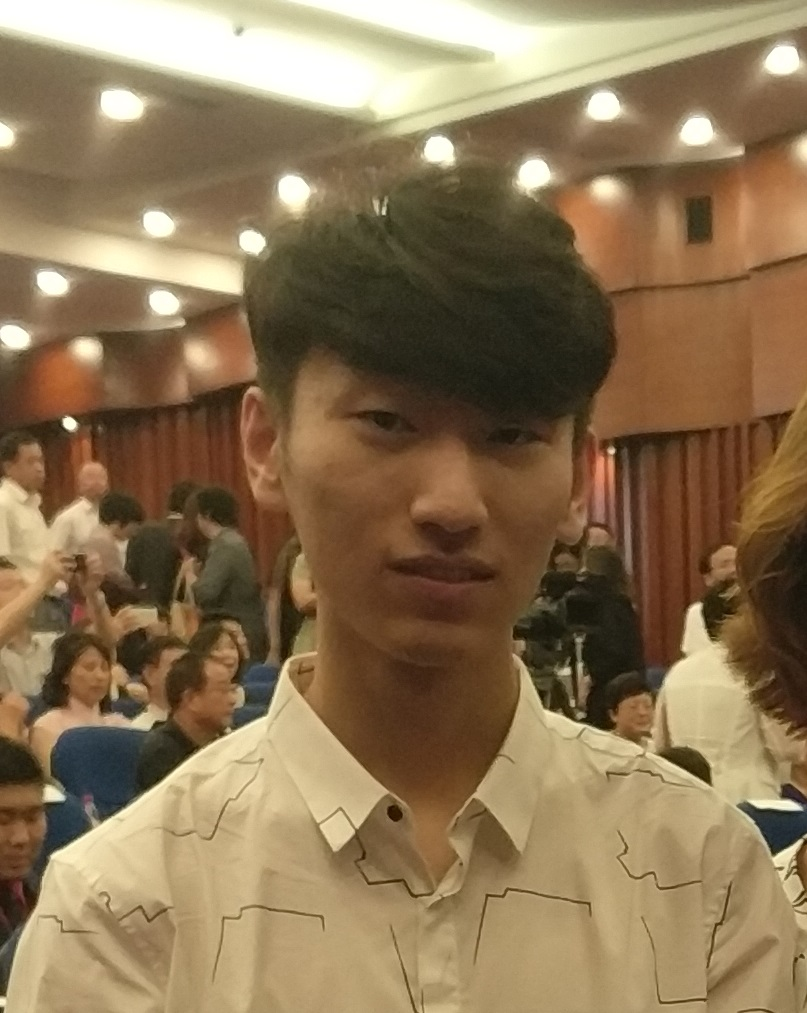
#> input picture img_sample/Headshot.jpg, 807 x 1013 px, found by its file name
$ python contour_tracing_eg.py
#> lines starting #> are read from the running program, lines starting #| are printed output that depends on the picture; after the words box and inside, x2 and y2 are one past the last pixel; in counts of white or black regions, pixels touching at a corner belong together
from sklearn.cluster import KMeans
import matplotlib.pyplot as plt
from skimage import measure
import numpy as np
import imageio
pic = imageio.imread('D:/UMD/Career/Research Assistant/Segmentation by Logic/Code/img_sample/Headshot.jpg')
#> pic is the input picture: shape (1013, 807, 3); mean R, G, B 139.6, 116.5, 84.7
# pic = imageio.imread('img_sample/Headshot.jpg')
h, w = pic.shape[:2]
#> h = 1013; w = 807
im_small_long = pic.reshape((h * w, 3))
im_small_wide = im_small_long.reshape((h, w, 3))
km = KMeans(n_clusters=2)
km.fit(im_small_long)
seg = np.asarray([(1 if i == 1 else 0)
                  for i in km.labels_]).reshape((h,w))
contours = measure.find_contours(seg, 0.5, fully_connected="high")
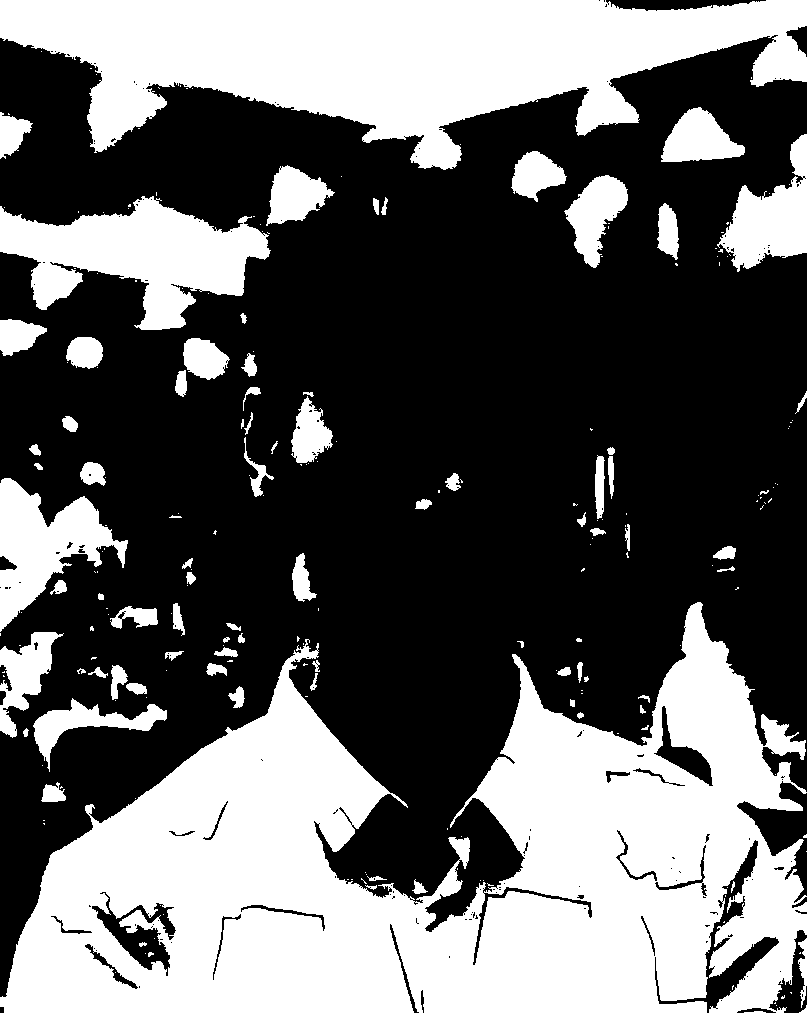
#> seg: shape (1013, 807) int64; values 0 (black) and 1 (white), 39.3% white; 232 white regions (146 under 20 px), largest, box (x1, y1, x2, y2) and area: (0, 602, 807, 1013) 179168, (0, 0, 807, 170) 77041, (0, 196, 271, 330) 18680
simplified_contours = [measure.approximate_polygon(c, tolerance=5)
                       for c in contours]
plt.figure(figsize=(5, 10))
for n, contour in enumerate(simplified_contours):
    plt.plot(contour[:, 1], contour[:, 0], linewidth=2)
plt.ylim(h, 0)
plt.axes().set_aspect('equal')
plt.show()
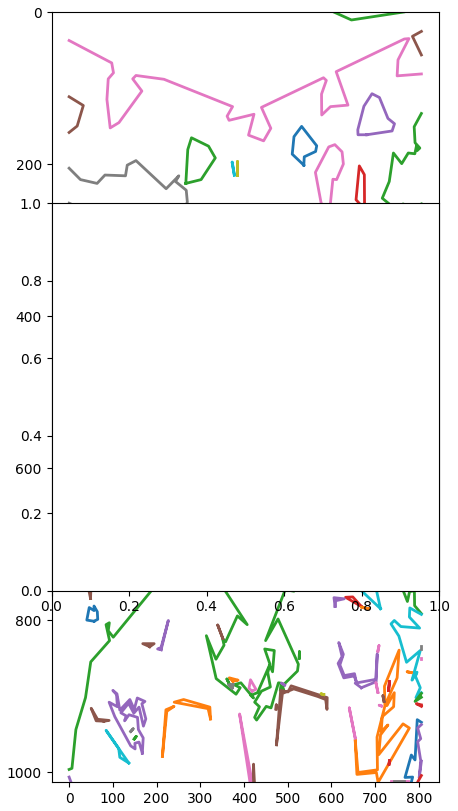
#> figure drawn by matplotlib, 1 panel

$ run again, with img_sample/Brick.png saved as img_sample/Headshot.jpg
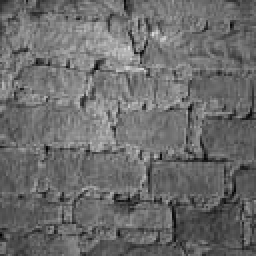
#> input picture img_sample/Brick.png, 128 x 128 px, found by its file name (shown 2 times larger)
#> pic is the input picture: shape (128, 128, 3); min 0, max 216, mean 107.4
#> `contours = measure.find_contours(seg, 0.5, fully_connected="high")`:
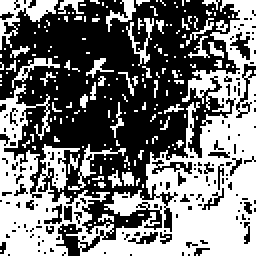
#> seg: shape (128, 128) int64 (shown 2 times larger); values 0 (black) and 1 (white), 46.5% white; 200 white regions (180 under 20 px), largest, box (x1, y1, x2, y2) and area: (0, 0, 128, 128) 5963, (0, 0, 29, 25) 262, (34, 72, 63, 95) 110
#> `plt.show()`:
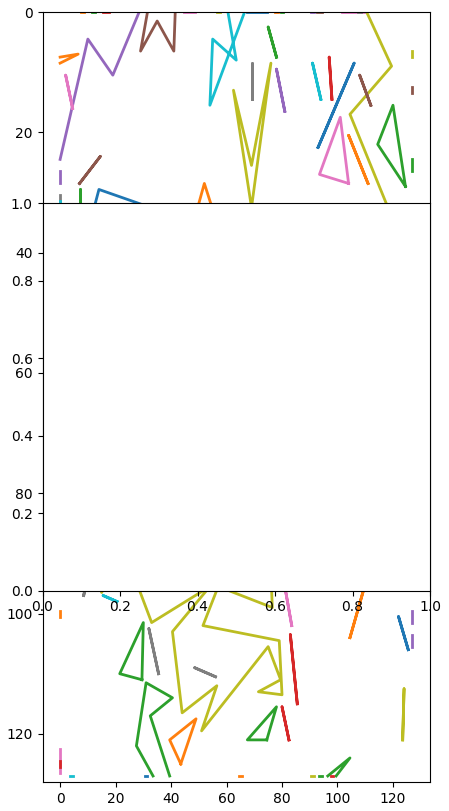
#> figure drawn by matplotlib, 1 panel
